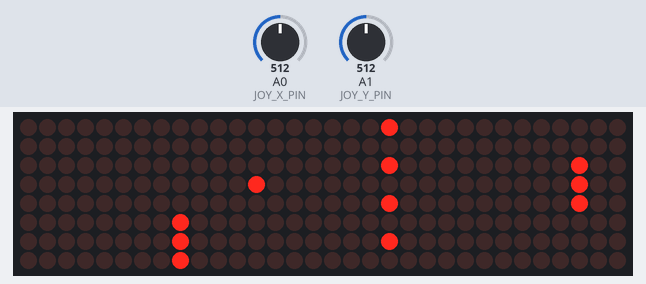
The program below on a simulated Arduino Uno, built with avr-gcc and run on an emulated ATmega328P. Shown: 32×8 LED matrix. The inputs (shaded band) are chosen by the test bench; at power-on: A0 (JOY_X_PIN) = 512, A1 (JOY_Y_PIN) = 512. Random numbers use the default seed unless the program sets one.

Above: at 1.2 s.
1.3 s: A0 (JOY_X_PIN) set to 630
3.9 s: A0 (JOY_X_PIN) set to 661
At 4.16 s:
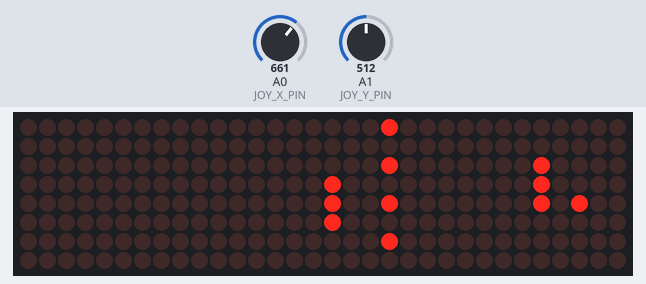
6.4 s: A1 (JOY_Y_PIN) set to 629
8.8 s: A1 (JOY_Y_PIN) set to 652
At 9.09 s:
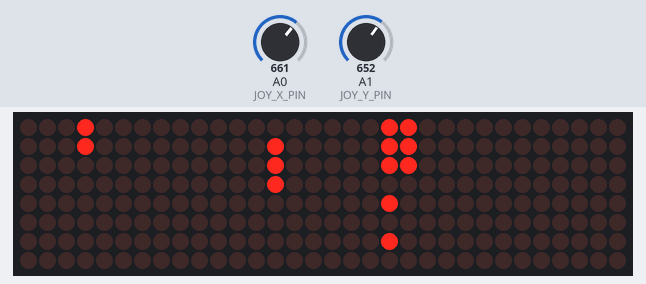
11.3 s: A1 (JOY_Y_PIN) set to 306
At 11.55 s:
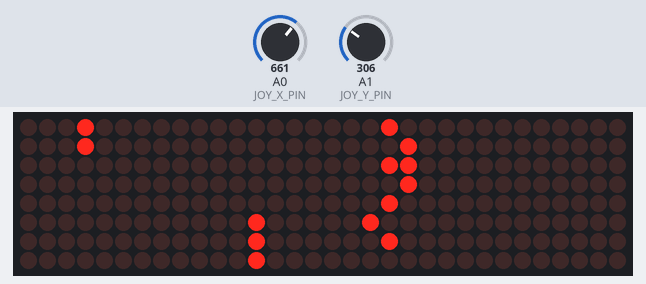
13.8 s: A0 (JOY_X_PIN) set to 306
At 14.01 s:
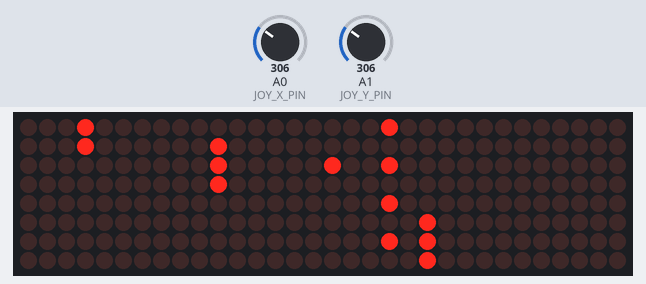
Timing chart, 0 to 16.8 s (numbered marks = the images above; inputs shaded):
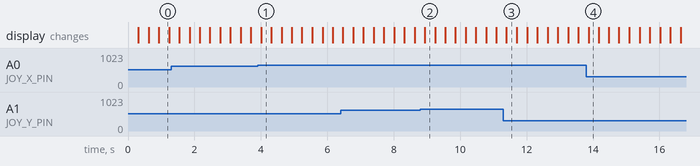

The program:

main.cpp
```cpp
#include <Arduino.h>
#include <MD_MAX72xx.h>
#include <SPI.h>

namespace Config {
constexpr uint8_t MAX_DEVICES = 4;
constexpr uint8_t CS_PIN = 10;

constexpr uint8_t JOY_X_PIN = A0;
constexpr uint8_t JOY_Y_PIN = A1;

constexpr uint8_t DISPLAY_WIDTH = MAX_DEVICES * 8;
constexpr uint8_t DISPLAY_HEIGHT = 8;

// Fixed 24x8 playfield in the left 3 modules; right module (cols 24-31) = score.
constexpr uint8_t ARENA_X0 = 0;
constexpr uint8_t ARENA_WIDTH = 24;
constexpr uint8_t ARENA_X1 = ARENA_X0 + ARENA_WIDTH - 1;
constexpr uint8_t NET_X = ARENA_X0 + (ARENA_WIDTH / 2);
constexpr uint8_t BOT_MIN_X = NET_X + 3;

constexpr int ANALOG_CENTER = 512;
constexpr int ANALOG_DEADZONE = 130;

constexpr uint8_t BRIGHTNESS = 1;
constexpr uint8_t PADDLE_SIZE = 3;
constexpr uint8_t WIN_SCORE = 7;
constexpr uint8_t WIN_SETS = 3;

constexpr uint16_t INPUT_COOLDOWN_MS = 70;
constexpr uint16_t BOT_STEP_MS = 85;
constexpr uint16_t BOT_STEP_SLOW_MS = 115;
constexpr uint16_t BALL_STEP_START_MS = 118;
constexpr uint16_t BALL_STEP_MIN_MS = 70;
constexpr uint8_t BALL_SPEEDUP_EVERY = 5;
constexpr uint16_t RENDER_DELAY_MS = 28;
constexpr uint16_t GAME_OVER_PREVIEW_MS = 3000;
constexpr uint16_t SET_OVER_PREVIEW_MS = 1500;
constexpr uint16_t BLINK_MS = 180;
}  // namespace Config

MD_MAX72XX mx =
    MD_MAX72XX(MD_MAX72XX::FC16_HW, Config::CS_PIN, Config::MAX_DEVICES);

struct Paddle {
  int8_t x;
  int8_t y;
};

Paddle player = {4, 2};
Paddle bot = {Config::ARENA_X1 - 4, 2};

int8_t ballX = Config::NET_X;
int8_t ballY = Config::DISPLAY_HEIGHT / 2;
int8_t ballVelX = -1;
int8_t ballVelY = 1;

uint8_t playerScore = 0;
uint8_t botScore = 0;
uint8_t playerSets = 0;
uint8_t botSets = 0;
uint16_t rallies = 0;

bool isGameOver = false;
bool isSetOver = false;
uint32_t gameOverStartedAt = 0;

uint32_t lastInputAt = 0;
uint32_t lastBotStepAt = 0;
uint32_t lastBotAimAt = 0;
uint32_t lastBallStepAt = 0;
uint32_t lastRenderAt = 0;

int8_t botAimErrorY = 0;

bool inPaddleRange(int8_t y, const Paddle &p) {
  return y >= p.y && y < (p.y + Config::PADDLE_SIZE);
}

void clampPaddle(Paddle &p, bool isPlayer) {
  if (p.y < 0) {
    p.y = 0;
  }
  if (p.y > (Config::DISPLAY_HEIGHT - Config::PADDLE_SIZE)) {
    p.y = Config::DISPLAY_HEIGHT - Config::PADDLE_SIZE;
  }

  const int8_t minX = isPlayer ? Config::ARENA_X0 : Config::BOT_MIN_X;
  const int8_t maxX = isPlayer ? (Config::NET_X - 1) : Config::ARENA_X1;
  if (p.x < minX) {
    p.x = minX;
  }
  if (p.x > maxX) {
    p.x = maxX;
  }
}

void resetRound() {
  player = {2, 2};
  bot = {Config::ARENA_X1 - 2, 2};

  ballX = Config::NET_X;
  ballY = Config::DISPLAY_HEIGHT / 2;
  ballVelX = random(2) == 0 ? -1 : 1;
  ballVelY = random(2) == 0 ? -1 : 1;

  botAimErrorY = static_cast<int8_t>(random(-1, 2));
  lastBotAimAt = millis();

  lastBallStepAt = millis();
}

void resetSet() {
  playerScore = 0;
  botScore = 0;
  rallies = 0;
  isSetOver = false;

  const uint32_t now = millis();
  lastInputAt = now;
  lastBotStepAt = now;
  lastBotAimAt = now;

  resetRound();
}

void resetMatch() {
  playerScore = 0;
  botScore = 0;
  playerSets = 0;
  botSets = 0;
  rallies = 0;

  isGameOver = false;
  isSetOver = false;
  gameOverStartedAt = 0;

  const uint32_t now = millis();
  lastInputAt = now;
  lastBotStepAt = now;
  lastBotAimAt = now;
  lastRenderAt = 0;

  resetRound();
}

void triggerSetOver() {
  if (isSetOver || isGameOver) {
    return;
  }
  isSetOver = true;
  gameOverStartedAt = millis();
}

void triggerGameOver() {
  if (isGameOver) {
    return;
  }
  isGameOver = true;
  gameOverStartedAt = millis();
}

uint16_t currentBallStepMs() {
  const uint16_t speedStages = rallies / Config::BALL_SPEEDUP_EVERY;
  uint16_t interval = Config::BALL_STEP_START_MS - (speedStages * 6);

  // Smooth wave: speed goes up/down so rallies feel less mechanical.
  const uint8_t phase = static_cast<uint8_t>((millis() / 220) % 10);  // 0..9
  const uint8_t wave = (phase < 5) ? phase : (9 - phase);             // 0..4..0
  interval += static_cast<uint16_t>(wave * 5);

  // When ball goes to the bot, make it slightly faster to force misses.
  if (ballVelX > 0 && interval > 10) {
    interval -= 10;
  }

  if (interval < Config::BALL_STEP_MIN_MS) {
    interval = Config::BALL_STEP_MIN_MS;
  }
  return interval;
}

void readPlayerInput() {
  if (isGameOver || isSetOver) {
    return;
  }

  const uint32_t now = millis();
  if (now - lastInputAt < Config::INPUT_COOLDOWN_MS) {
    return;
  }

  const int rawX = analogRead(Config::JOY_X_PIN);
  const int rawY = analogRead(Config::JOY_Y_PIN);

  bool moved = false;

  if (rawX > (Config::ANALOG_CENTER + Config::ANALOG_DEADZONE)) {
    player.x++;
    moved = true;
  } else if (rawX < (Config::ANALOG_CENTER - Config::ANALOG_DEADZONE)) {
    player.x--;
    moved = true;
  }

  if (rawY > (Config::ANALOG_CENTER + Config::ANALOG_DEADZONE)) {
    player.y--;
    moved = true;
  } else if (rawY < (Config::ANALOG_CENTER - Config::ANALOG_DEADZONE)) {
    player.y++;
    moved = true;
  }

  clampPaddle(player, true);
  if (moved) {
    lastInputAt = now;
  }
}

void updateBot() {
  if (isGameOver || isSetOver) {
    return;
  }

  const uint32_t now = millis();
  const uint16_t botStepMs = (ballVelX > 0) ? Config::BOT_STEP_SLOW_MS : Config::BOT_STEP_MS;
  if (now - lastBotStepAt < botStepMs) {
    return;
  }
  lastBotStepAt = now;

  // Periodically introduce small aim error so the bot can fail.
  if (now - lastBotAimAt >= 260) {
    lastBotAimAt = now;
    botAimErrorY = static_cast<int8_t>(random(-2, 3));
  }

  // Sometimes skip one movement tick while defending.
  if (ballVelX > 0 && random(100) < 18) {
    return;
  }

  // Bot avoids sticking to the net: keeps a front offset plus slight patrol.
  int8_t targetX = ballX + 6;
  if ((millis() / 320) % 2 == 0) {
    targetX += 1;
  }

  if (targetX < Config::BOT_MIN_X) {
    targetX = Config::BOT_MIN_X;
  }
  if (targetX > Config::ARENA_X1) {
    targetX = Config::ARENA_X1;
  }

  if (targetX < bot.x) {
    bot.x--;
  } else if (targetX > bot.x) {
    bot.x++;
  }

  const int8_t botCenterY = bot.y + (Config::PADDLE_SIZE / 2);
  const int8_t targetY = ballY + botAimErrorY;
  if (targetY < botCenterY) {
    bot.y--;
  } else if (targetY > botCenterY) {
    bot.y++;
  }

  clampPaddle(bot, false);
}

void onPointScored(bool playerPoint) {
  if (playerPoint) {
    playerScore++;
  } else {
    botScore++;
  }

  rallies = 0;
  if (playerScore >= Config::WIN_SCORE || botScore >= Config::WIN_SCORE) {
    if (playerScore >= Config::WIN_SCORE) {
      playerSets++;
    } else {
      botSets++;
    }
    if (playerSets >= Config::WIN_SETS || botSets >= Config::WIN_SETS) {
      triggerGameOver();
    } else {
      triggerSetOver();
    }
    return;
  }

  resetRound();
}

void updateBall() {
  if (isGameOver || isSetOver) {
    return;
  }

  const uint32_t now = millis();
  if (now - lastBallStepAt < currentBallStepMs()) {
    return;
  }
  lastBallStepAt = now;

  int8_t nextX = ballX + ballVelX;
  int8_t nextY = ballY + ballVelY;

  if (nextY < 0 || nextY >= Config::DISPLAY_HEIGHT) {
    ballVelY = -ballVelY;
    nextY = ballY + ballVelY;
  }

  if (ballVelX < 0 && ballX >= player.x && nextX <= player.x && inPaddleRange(nextY, player)) {
    ballVelX = 1;
    const int8_t hit = nextY - (player.y + 1);
    if (hit < 0) {
      ballVelY = -1;
    } else if (hit > 0) {
      ballVelY = 1;
    }
    rallies++;
    nextX = player.x + 1;
  }

  if (ballVelX > 0 && ballX <= bot.x && nextX >= bot.x && inPaddleRange(nextY, bot)) {
    ballVelX = -1;
    const int8_t hit = nextY - (bot.y + 1);
    if (hit < 0) {
      ballVelY = -1;
    } else if (hit > 0) {
      ballVelY = 1;
    }
    rallies++;
    nextX = bot.x - 1;
  }

  ballX = nextX;
  ballY = nextY;

  if (ballX < Config::ARENA_X0) {
    onPointScored(false);
  } else if (ballX > Config::ARENA_X1) {
    onPointScored(true);
  }
}

void updateGame() {
  if (isGameOver) {
    if (millis() - gameOverStartedAt >= Config::GAME_OVER_PREVIEW_MS) {
      resetMatch();
    }
    return;
  }

  if (isSetOver) {
    if (millis() - gameOverStartedAt >= Config::SET_OVER_PREVIEW_MS) {
      resetSet();
    }
    return;
  }

  readPlayerInput();
  updateBot();
  updateBall();
}

void drawPaddle(const Paddle &p) {
  for (uint8_t i = 0; i < Config::PADDLE_SIZE; ++i) {
    const int8_t y = p.y + i;
    if (y >= 0 && y < Config::DISPLAY_HEIGHT) {
      mx.setPoint(static_cast<uint8_t>(y), static_cast<uint8_t>(p.x), true);
    }
  }
}

void drawScoreSimple() {
  // Right module (cols 24-31):
  // Col 25: player game score bar, col 28: bot game score bar.
  // Col 24: player sets dots, col 31: bot sets dots.
  const bool blink = (millis() / Config::BLINK_MS) % 2 == 0;
  const bool scoreVisible = !isSetOver || blink;
  if (scoreVisible) {
    for (uint8_t i = 0; i < playerScore && i < 7; ++i) {
      mx.setPoint(i, 25, true);
    }
    for (uint8_t i = 0; i < botScore && i < 7; ++i) {
      mx.setPoint(i, 28, true);
    }
  }
  // Sets are always visible.
  for (uint8_t i = 0; i < playerSets && i < Config::WIN_SETS; ++i) {
    mx.setPoint(i, 24, true);
  }
  for (uint8_t i = 0; i < botSets && i < Config::WIN_SETS; ++i) {
    mx.setPoint(i, 31, true);
  }
}

void render() {
  const uint32_t now = millis();
  if (now - lastRenderAt < Config::RENDER_DELAY_MS) {
    return;
  }
  lastRenderAt = now;

  mx.clear();

  // Fixed net in the middle of the 40x8 arena.
  for (uint8_t y = 0; y < Config::DISPLAY_HEIGHT; y += 2) {
    mx.setPoint(y, Config::NET_X, true);
  }

  drawPaddle(player);
  drawPaddle(bot);

  const bool showBall = (!isGameOver && !isSetOver) || ((now / Config::BLINK_MS) % 2 == 0);
  if (showBall && ballX >= Config::ARENA_X0 && ballX <= Config::ARENA_X1 &&
      ballY >= 0 && ballY < Config::DISPLAY_HEIGHT) {
    mx.setPoint(static_cast<uint8_t>(ballY), static_cast<uint8_t>(ballX), true);
  }

  if (isGameOver) {
    for (uint8_t x = Config::ARENA_X0; x <= Config::ARENA_X1; ++x) {
      if (((x + (now / 120)) % 2) == 0) {
        mx.setPoint(0, x, true);
        mx.setPoint(Config::DISPLAY_HEIGHT - 1, x, true);
      }
    }
  }

  drawScoreSimple();
}

void setup() {
  Serial.begin(115200);

  mx.begin();
  mx.control(MD_MAX72XX::INTENSITY, Config::BRIGHTNESS);
  mx.clear();

  randomSeed(analogRead(Config::JOY_X_PIN) ^ analogRead(Config::JOY_Y_PIN));
  resetMatch();
}

void loop() {
  updateGame();
  render();
}
```

Measured:
- the behaviour switches between 642 and 643 on A0 (JOY_X_PIN) (found by bisection; images 0 and 1)
- the behaviour switches between 642 and 643 on A1 (JOY_Y_PIN) (found by bisection; images 1 and 2)
